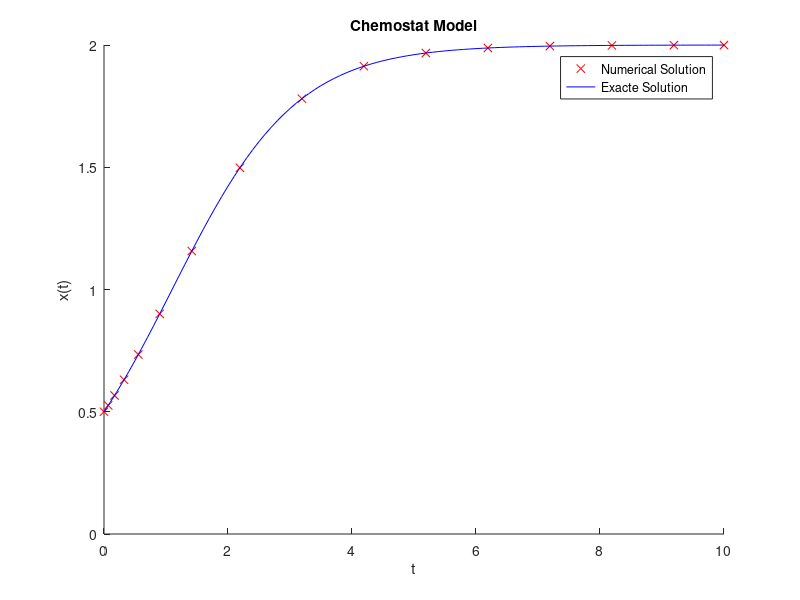

This figure's MATLAB source:
clear all
close all
% Differential Equation: x' = x(1-x/2)
function dx = f(t,x)
   dx = x*(1-x./2);
endfunction
% Exacte Solution: 2*e^t/(3+e^t)
function xexac =solexac(t)
xexac =  (2*exp(t))./(3+exp(t));
endfunction
x0=0.5;   %%Initial condition
T=10;            %% maximum time T
t=[0:0.1:T];              %% we choose the times t(k) where is calculated 'y'
sol=ode45(@f,[0,T],x0);   %% numerical solution of (E)
tt=sol.x;y=sol.y;         %% extraction of the results
clf;hold on  ;            %% plot the exact and numerical solutionss
plot(tt,y,'xr')
plot(t,solexac(t),'-b')
xlabel('t')
ylabel('x(t)')
title('Chemostat Model')
legend("Numerical Solution","Exacte Solution ")
